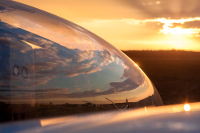
#> input picture scripts/concent_integration_tests/tasks/test_task_1/puchacz_canopy.jpg, 200 x 133 px
$ python edges.py ../../../../../scripts/concent_integration_tests/tasks/test_task_1/puchacz_canopy.jpg ../../../../../scripts/concent_integration_tests/tasks/test_task_1/puchacz_canopy.jpg
#> lines starting #> are read from the running program, lines starting #| are printed output that depends on the picture; long printed decimals are rounded
#> in run, first_img is the input picture: PIL image 200x133 RGB; mean R, G, B 151, 117.2, 89.5
# pylint: disable=import-error

import sys

import numpy
from PIL import Image, ImageFilter
from skimage.measure import compare_mse as compare_mse


# ======================= #
#
class MetricEdgeFactor:

    # ======================= #
    #
    @staticmethod
    def compute_metrics(image1, image2):

        image1 = image1.convert("RGB")
        image2 = image2.convert("RGB")

        edged_image1 = image1.filter(ImageFilter.FIND_EDGES)
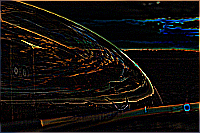
#> edged_image1: PIL image 200x133 RGB; mean R, G, B 19.5, 16, 13.5
        edged_image2 = image2.filter(ImageFilter.FIND_EDGES)

        np_image1 = numpy.array(edged_image1)
        np_image2 = numpy.array(edged_image2)

        ref_edge_factor = numpy.mean(np_image1)
#> ref_edge_factor = 16.34
        comp_edge_factor = numpy.mean(np_image2)
#> comp_edge_factor = 16.34

        edge_factor = compare_mse(np_image1, np_image2)
#> edge_factor = 0

        result = dict()
        result["ref_edge_factor"] = ref_edge_factor
        result["comp_edge_factor"] = comp_edge_factor
        result["edge_difference"] = edge_factor

        return result

    # ======================= #
    #
    @staticmethod
    def get_labels():
        return ["ref_edge_factor", "comp_edge_factor", "edge_difference"]


# ======================= #
#
def run():

    first_img = sys.argv[1]
    second_img = sys.argv[2]

    first_img = Image.open(first_img)
    second_img = Image.open(second_img)

    ssim = MetricEdgeFactor()

    print(ssim.compute_metrics(first_img, second_img))
#| {'ref_edge_factor': 16.339, 'comp_edge_factor': 16.339, 'edge_difference': 0.0}


if __name__ == "__main__":
    run()
